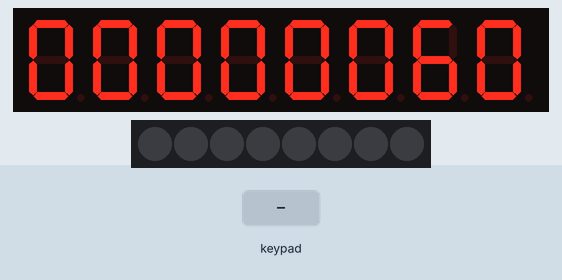
This sketch was run on a simulated Arduino Uno, built with avr-gcc and run on an emulated ATmega328P. Parts: 8-digit seven-segment display, 8 RGB LEDs in strip order, left to right. The inputs (shaded band) are chosen by the test bench.

Above: at 1.2 s.
1.3 s: key '1' pressed
At 2.1 s:
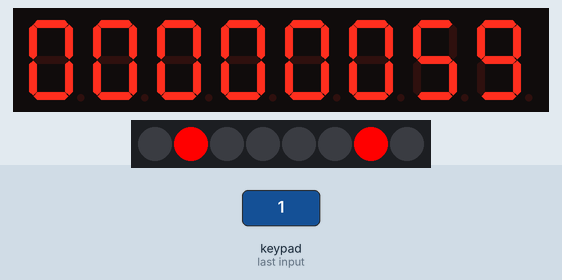
4.3 s: keypad keys 2 5 pressed 0.4 s apart
At 4.7 s:
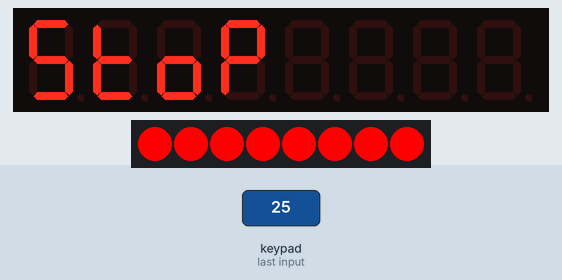
Timing chart, 0 to 55.8 s (numbered marks = the images above; inputs shaded):
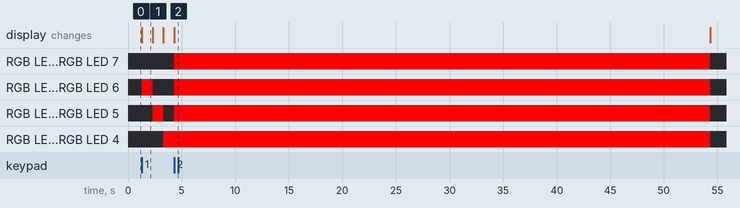

The sketch:

Main.ino
```cpp
/*
  Project Name: TM1638
  File: TM1638plus_HELLOWORLD_TEST_Model1.ino
  Description: A demo file library for TM1638 module(LED & KEY). Works on Model 1 and 3
  Carries out series most basic test , "hello world" helo wrld
  Author: Gavin Lyons.
  Created: feb 2020
  URL: https://github.com/gavinlyonsrepo/TM1638plus
*/

#include <TM1638plus.h> //include the library

// GPIO I/O pins on the Arduino connected to strobe, clock, data,
//pick on any I/O you want.
#define  STROBE_TM 4 // strobe = GPIO connected to strobe line of module
#define  CLOCK_TM 2  // clock = GPIO connected to clock line of module
#define  DIO_TM 3 // data = GPIO connected to data line of module
bool high_freq = false; //default false, If using a high freq CPU > ~100 MHZ set to true.

// Constructor object (GPIO STB , GPIO CLOCK , GPIO DIO, use high freq MCU)
TM1638plus tm(STROBE_TM, CLOCK_TM , DIO_TM, high_freq);

void setup()
{
  tm.displayBegin();

}

void loop()
{
  int temps_restant = changer_temps();
  uint8_t LED1 = 0;
  uint8_t LED2 = 7;

  while (temps_restant > 0){
    byte input  = tm.readButtons();
    if (LED1 > 3){
      tm.setLED(LED1, 0);
      LED1=0;
    }
    if (LED2 < 4){
      tm.setLED(LED2, 0);
      LED2=7;
    }
    if (input == 32){
      temps_restant = changer_temps();
      }
    if (input == 2){
      tm.reset();
      tm.displayText("stop");
      tm.setLEDs(0xFF00);
      delay(50000);
      temps_restant = changer_temps();

      }
    temps_restant--;
    tm.displayIntNum(temps_restant, true);
    tm.setLED(LED1, 0);
    tm.setLED(LED2, 0);
    LED1++;
    LED2--;
    tm.setLED(LED1, 1);
    tm.setLED(LED2, 1);
    delay(1000);
    }
  tm.reset();
  tm.displayText("finish");
  delay(50000);
  temps_restant = changer_temps();


}

int changer_temps()
{
  tm.reset();
  int temps = 60;
  tm.displayIntNum(temps);
  byte button = tm.readButtons();
  int close_var = 0;
  while(close_var == 0 ){
    byte button = tm.readButtons();
    if(button == 128){
      temps++;
      tm.displayIntNum(temps);
      }
    if(button == 64 ){
      temps--;
      tm.displayIntNum(temps);
      }
    if(button == 1){
      close_var = 1;
      }
    }
  return temps;

delay(500000);
}
```

Measured:
- after the input at 1.3 s, RGB LED 1, RGB LED 6: off → RGB(255, 0, 0) at once, → off 1.0 s later; RGB LED 2, RGB LED 5: off → RGB(255, 0, 0) after 1.0 s, → off 1.0 s later; RGB LED 3, RGB LED 4: off → RGB(255, 0, 0) after 2.0 s; the display: changes at once (image 1)
- after the input at 4.3 s, the display: changes at once (image 2)
- what the display in image 1 shows lasts 1.0 s, from 1.3 s to 2.3 s
